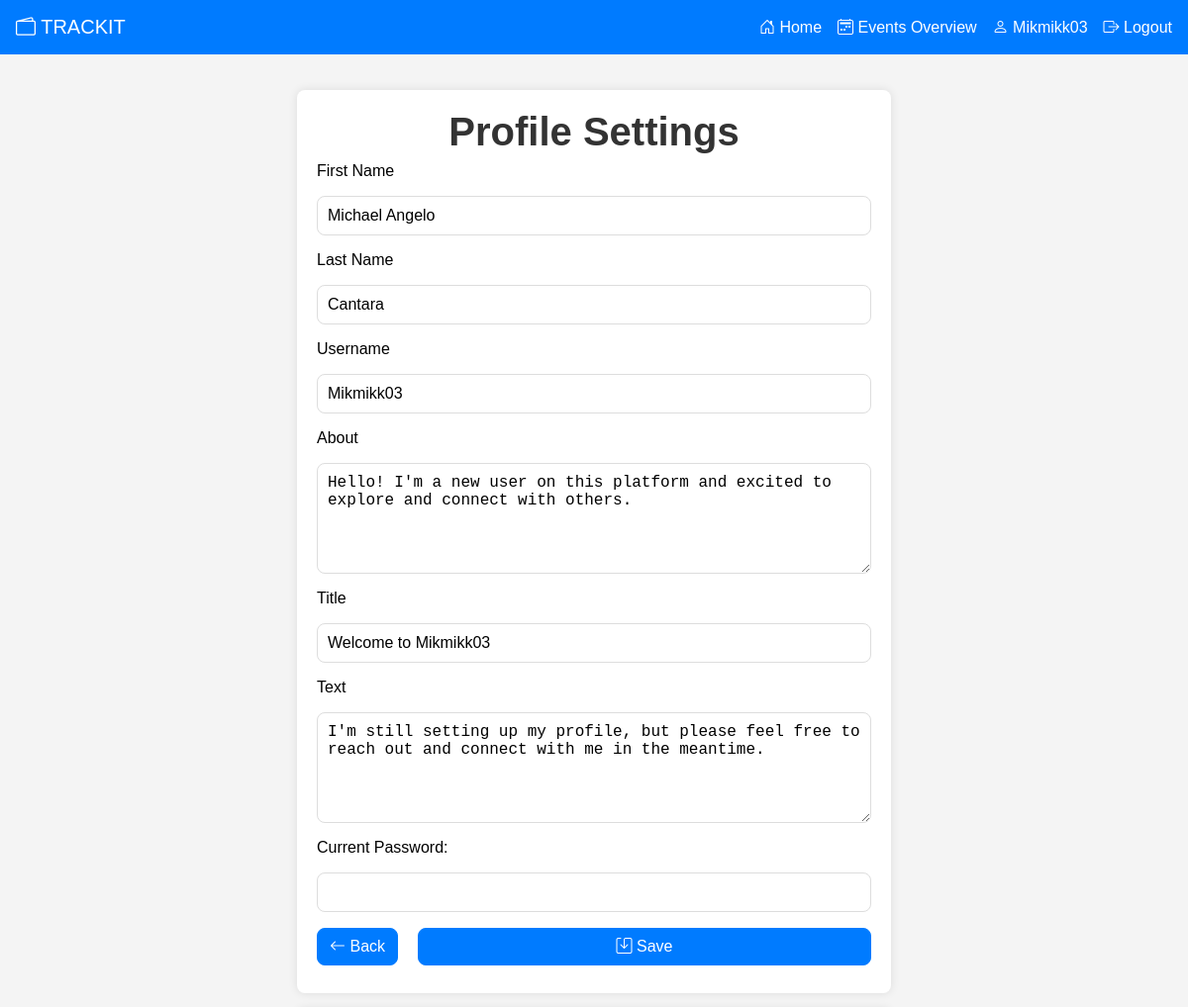
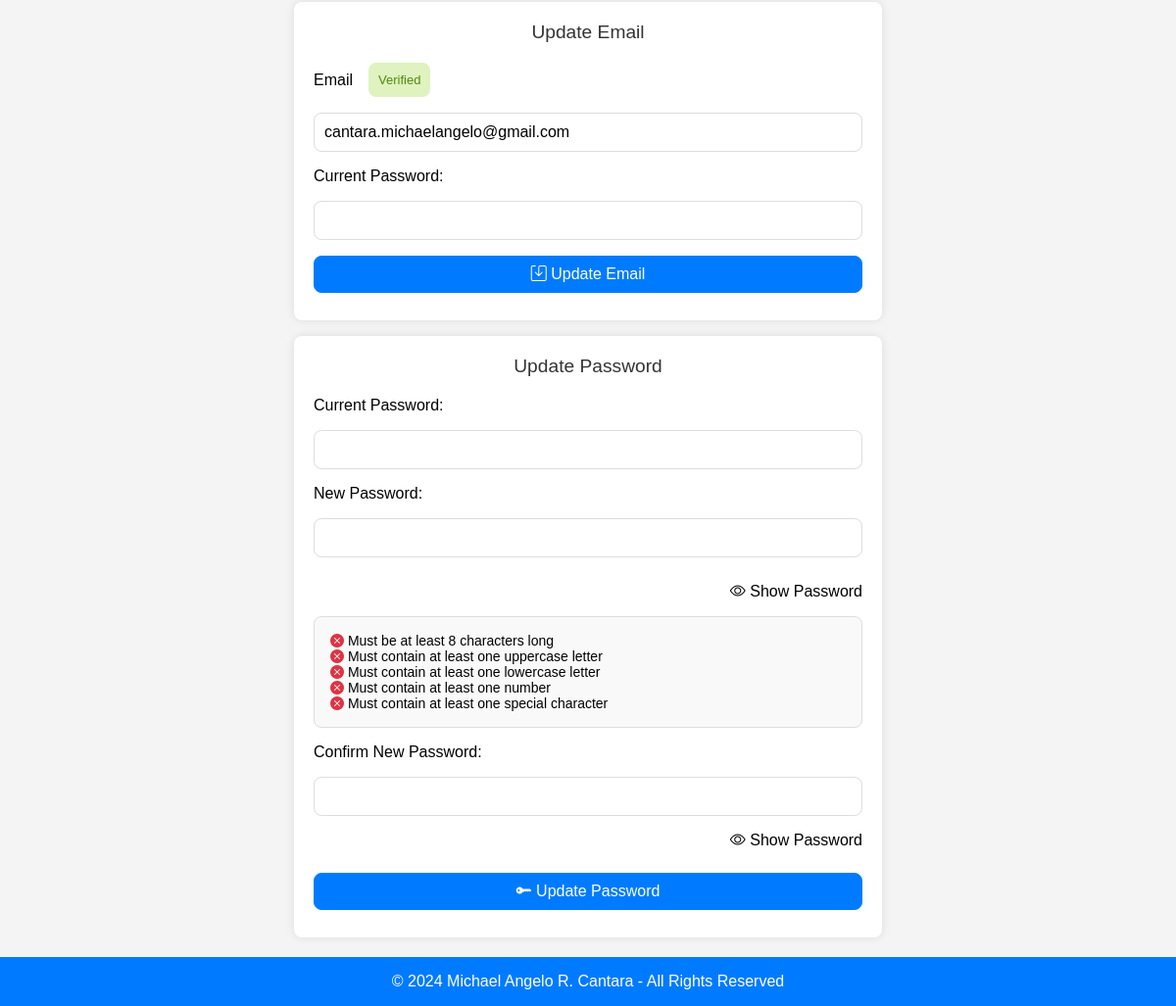
The page /profile-information-settings.php (signed in) on the database its author committed (2 pictures, top to bottom).
### tables this page shows
CREATE TABLE `users` (
  `users_id` int(11) NOT NULL,
  `users_first_name` varchar(50) NOT NULL,
  `users_last_name` varchar(50) NOT NULL,
  `users_username` varchar(50) NOT NULL,
  `users_email` varchar(100) NOT NULL,
  `users_role` varchar(50) NOT NULL,
  `users_password` varchar(255) NOT NULL,
  `users_email_verified` int(11) NOT NULL
);

CREATE TABLE `profiles` (
  `profiles_id` int(11) NOT NULL,
  `profiles_about` text NOT NULL,
  `profiles_introduction_title` text NOT NULL,
  `profiles_introduction_text` text NOT NULL,
  `users_id` int(11) DEFAULT NULL
);

### includes/profile-information-functions.inc.php (called while the page is built, shortened)
<?php
function getUserInformation($conn, $users_id) {
    $sql = "SELECT users_first_name, users_last_name, users_username, users_email, users_email_verified FROM users WHERE users_id = ?;";
    $stmt = mysqli_stmt_init($conn);
    if (!mysqli_stmt_prepare($stmt, $sql)) {
        header("location: ../profile-information.php?error=stmtfailed");
        exit();
    }
    mysqli_stmt_bind_param($stmt, "i", $users_id);
    mysqli_stmt_execute($stmt);
    $resultData = mysqli_stmt_get_result($stmt);
    if ($row = mysqli_fetch_assoc($resultData)) {
        return $row;
    } else {
        $result = false;
        return $result;
    }
}
function getProfileInformation($conn, $users_id) {
    $sql = "SELECT * FROM profiles WHERE users_id = ?;";
    $stmt = mysqli_stmt_init($conn);
    if (!mysqli_stmt_prepare($stmt, $sql)) {
        header("location: ../profile-information.php?error=stmtfailed");
        exit();
    }
    mysqli_stmt_bind_param($stmt, "i", $users_id);
    mysqli_stmt_execute($stmt);
    $resultData = mysqli_stmt_get_result($stmt);
    if ($row = mysqli_fetch_assoc($resultData)) {
        return $row;
    } else {
        $result = false;
        return $result;
    }
}

### profile-information-settings.php (the view, shortened to what this page needs)
<?php
require_once "includes/db-connection.inc.php";
require_once "includes/profile-information-functions.inc.php";
$profileData = getProfileInformation($conn, $_SESSION["users_id"]);
$userData = getUserInformation($conn, $_SESSION["users_id"]);
?>
<!DOCTYPE html>
<html lang="en">
<head>
    <?php include "templates/external-links.tpl.php"; ?>
</head>
<body>
    <?php include 'templates/header.tpl.php'; ?>
    <main>
        <section class="section-container">
            <h1>Profile Settings</h1>
            <form action="includes/profile-information.inc.php" method="post">
                <label for="firstName">First Name</label>
                <input type="text" name="firstName" id="firstName" value='<?php echo $userData['users_first_name']; ?>'>
                <label for="lastName">Last Name</label>
                <input type="text" name="lastName" id="lastName" value='<?php echo $userData['users_last_name']; ?>'>
                <label for="username">Username</label>
                <input type="text" name="username" id="username" value='<?php echo $userData['users_username']; ?>'>
                <label for="profileAbout">About</label>
                <textarea type="text" name="profileAbout" rows="5" cols="20"
                    id="profileAbout"><?php echo $profileData['profiles_about']; ?></textarea>
                <label for="profileTitle">Title</label>
                <input type="text" name="profileTitle" id="profileTitle"
                    value='<?php echo $profileData['profiles_introduction_title']; ?>'>
                <label for="profileText">Text</label>
                <textarea type="text" name="profileText" rows="5" cols="20"
                    id="profileText"><?php echo $profileData['profiles_introduction_text']; ?></textarea>
                <label for="currentPassword">Current Password:</label>
                <input type="password" id="currentPassword" name="currentPassword" required>
                <div class="two-grid-column-container">
                    <a class="button" href="profile-information.php"><i class="bi bi-arrow-left"></i> Back</a>
                    <button class="button" type="submit" name="profile-settings"><i class="bi bi-save"></i>
                        Save</button>
                </div>
            </form>
        </section>
        <section class="section-container">
            <h2>Update Email</h2>
            <form action="includes/update-email.inc.php" method="post">
                <div class="email-container">
                    <label for="email">Email</label>
                    <?php
                    if ($userData['users_email_verified'] == 0) {
                        echo "<span class='error-message'>Not Verified</span>";
                        echo "<button class='button' type='button' onclick='location.href=\"includes/send-verification-email.inc.php\"'><i class='bi bi-envelope'></i> Verify Email</button>";
                    } else {
                        echo "<span class='success-message'>Verified</span>";
                    }
                    ?>
                </div>
                <input type="email" name="email" id="email" value='<?php echo $userData['users_email']; ?>'>
                <label for="currentPassword">Current Password:</label>
                <input type="password" id="currentPassword" name="currentPassword" required>
                <button class="button" type="submit" name="update-email"><i class="bi bi-save"></i> Update
                    Email</button>
            </form>
        </section>
        <section class="section-container">
            <h2>Update Password</h2>
            <form action="includes/update-password.inc.php" method="post">
                <label for="currentPassword">Current Password:</label>
                <input type="password" id="currentPassword" name="currentPassword" required>
                <label for="password">New Password:</label>
                <input type="password" id="password" name="password" required>
                <div class="password-container">
                    <p id="strengthLabel"></p>
                    <button class="show-button" id="showPasswordButton" type="button"
                        onclick="togglePasswordVisibility('password', 'showPasswordButton')"><i class='bi bi-eye'></i> Show Password</button>
                </div>
                <ul class="password-requirements" id="password-requirements">
                    <li id="length"><i class="bi bi-x-circle-fill text-danger"></i> Must be at least 8 characters long
                    </li>
                    <li id="uppercase"><i class="bi bi-x-circle-fill text-danger"></i> Must contain at least one
                        uppercase
                        letter</li>
                    <li id="lowercase"><i class="bi bi-x-circle-fill text-danger"></i> Must contain at least one
                        lowercase
                        letter</li>
                    <li id="number"><i class="bi bi-x-circle-fill text-danger"></i> Must contain at least one number
                    </li>
                    <li id="special"><i class="bi bi-x-circle-fill text-danger"></i> Must contain at least one special
                        character</li>
                </ul>
                <label for="confirmPassword">Confirm New Password:</label>
                <input type="password" id="confirmPassword" name="confirmPassword" required>
                <div class="password-container">
                    <button class="show-button" id="showConfirmPasswordButton" type="button"
                        onclick="togglePasswordVisibility('confirmPassword', 'showConfirmPasswordButton')"><i class='bi bi-eye'></i> Show
                        Password</button>
                </div>
                <button class="button margin-top-16" type="submit" name="updatePassword"><i class="bi bi-key-fill"></i>
                    Update Password</button>
            </form>
        </section>
    </main>
    <?php include 'templates/footer.tpl.php'; ?>
</body>
</html>

### templates/external-links.tpl.php
<link rel="stylesheet" href="static/css/style.css">
<link rel="stylesheet" href="https://cdn.jsdelivr.net/npm/bootstrap-icons@1.11.3/font/bootstrap-icons.min.css">

### templates/header.tpl.php (shortened to what this page needs)
<header>
    <nav>
        <a class="logo" href="index.php">
            <i class="bi bi-wallet2"></i>
            TRACKIT
        </a>
        <ul>
            <li>
                <a href="index.php"><i class="bi bi-house-door"></i> Home</a>
            </li>
            <?php
            if (isset($_SESSION['users_id'])) {
                ?>
                <li>
                    <a href="events-overview.php"><i class="bi bi-calendar2-week"></i> Events Overview</a>
                </li>
                <li>
                    <a href="profile-information.php"><i class="bi bi-person"></i> <?php echo $_SESSION["users_username"]; ?></a>
                </li>
                <li>
                    <a href="includes/log-out.inc.php"><i class="bi bi-box-arrow-right"></i> Logout</a>
                </li>
                <?php
            }
            ?>
        </ul>
    </nav>
</header>

### templates/footer.tpl.php
<footer>
    <p>&copy;
        <?php echo date('Y'); ?> Michael Angelo R. Cantara - All Rights Reserved
    </p>
</footer>

### static/css/style.css (style rules this page uses)
* { margin: 0; padding: 0; box-sizing: border-box; }
body { font-family: Verdana, Geneva, Tahoma, sans-serif; background-color: #f4f4f4; }
html, body { height: 100%; margin: 0; display: flex; flex-direction: column; }
nav { display: flex; justify-content: space-between; align-items: center; padding: 8px; background-color: #007bff; }
nav .logo { flex: 0 0 auto; text-decoration: none; color: white; padding: 8px; font-size: 20px; }
nav ul { display: flex; list-style: none; }
nav ul li { display: inline; padding: 8px; }
nav ul li a { text-decoration: none; color: white; }
main { width: 100%; margin: 0 auto; padding: 20px; flex: 1 0 auto; }
h1 { color: #333; text-align: center; font-size: 2.5em; }
h2 { font-size: 1.2em; color: #333; text-align: center; font-weight: lighter; margin-bottom: 12px; }
.button, .secondary-outline-button { display: inline-block; padding: 0.375rem 0.75rem; font-size: 1rem; font-weight: 400; line-height: 1.5; text-align: center; text-decoration: none; vertical-align: middle; cursor: pointer; user-select: none; border: 1px solid transparent; border-radius: 8px; margin: 8px 0; transition: color 0.15s ease-in-out, background-color 0.15s ease-in-out, border-color 0.15s ease-in-out, box-shadow 0.15s ease-in-out; }
.button { color: #fff; background-color: #007bff; border: 1px solid #007bff; }
.margin-top-16 { margin-top: 16px; }
section:not(.chart-container) { background-color: #fff; border-radius: 8px; padding: 20px; box-shadow: 0px 0px 10px 0px rgba(0, 0, 0, 0.1); margin-top: 16px; }
.section-container { max-width: 600px; margin: 0 auto; }
form { display: grid; gap: 0; }
input, select, textarea { padding: 10px; border: 1px solid #ddd; border-radius: 8px; font-size: 16px; margin: 8px 0; }
label { margin: 8px 0; }
.info-text, .password-requirements { font-size: 14px; color: black; padding: 16px; border: 1px solid #ddd; border-radius: 8px; background-color: #f9f9f9; margin: 8px 0; }
.password-requirements { list-style-type: none; }
.text-danger { color: #dc3545; }
.success-message { color: #4f8a10; background-color: #dff2bf; padding: 10px; border-radius: 8px; margin-top: 16px; }
.two-grid-column-container { display: grid; grid-template-columns: auto 1fr; gap: 20px; }
.password-container { margin: 8px 0; display: grid; grid-template-columns: 1fr auto; text-align: right; }
.show-button { border: none; background: none; cursor: pointer; font-size: 16px; text-align: right; }
.email-container { display: flex; align-items: center; justify-content: flex-start; margin: 8px 0; }
.email-container label { margin-right: 8px; }
.email-container span, .email-container button { font-size: small; margin: 0 8px; text-align: center; }
footer { flex-shrink: 0; width: 100%; background-color: #007bff; color: white; text-align: center; padding: 16px; }

### rows shown on the page
users: firstName "Michael Angelo", lastName "Cantara", username "Mikmikk03", email "cantara.michaelangelo@gmail.com"
profiles: profileAbout "Hello! I'm a new user on this platform and excited to explore and connect with others.", profileText "I'm still setting up my profile, but please feel free to reach out and connect with me in the meantime."

### other values the page prints
$_SESSION["users_username"] "Mikmikk03"
